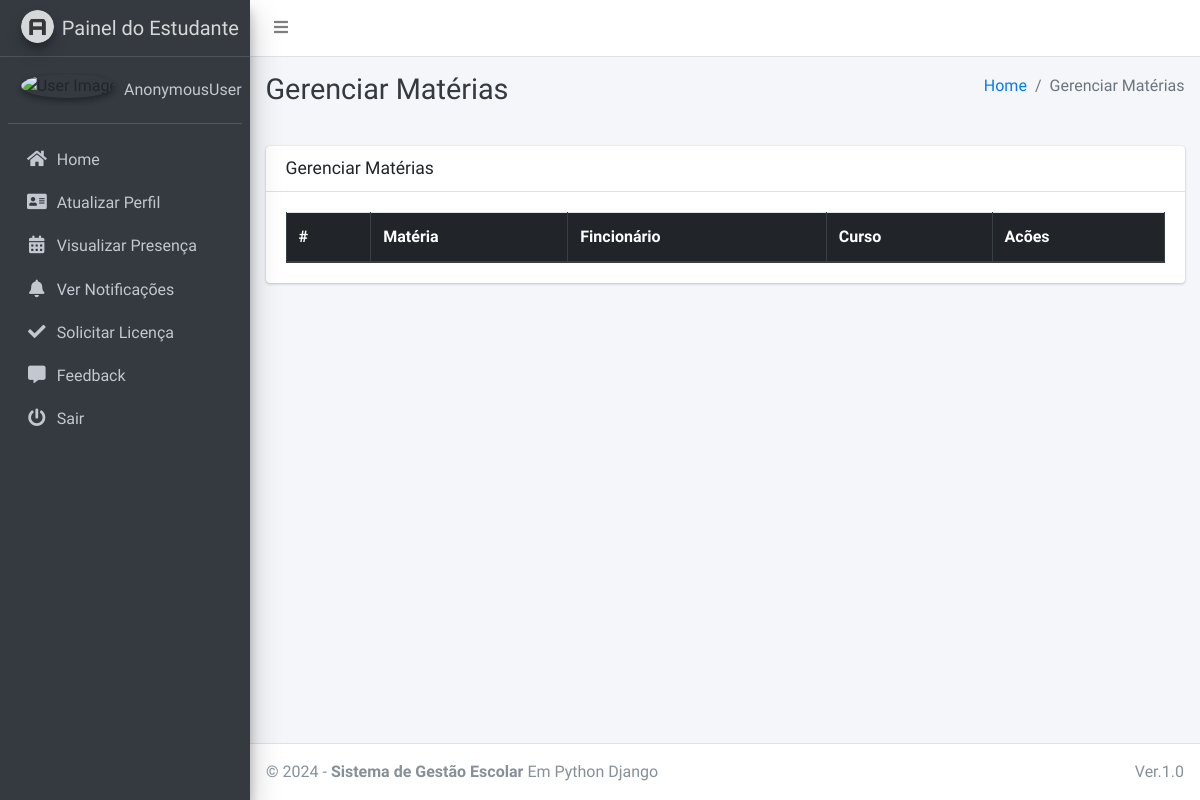
The page /subject/manage/ on the database as committed earlier.
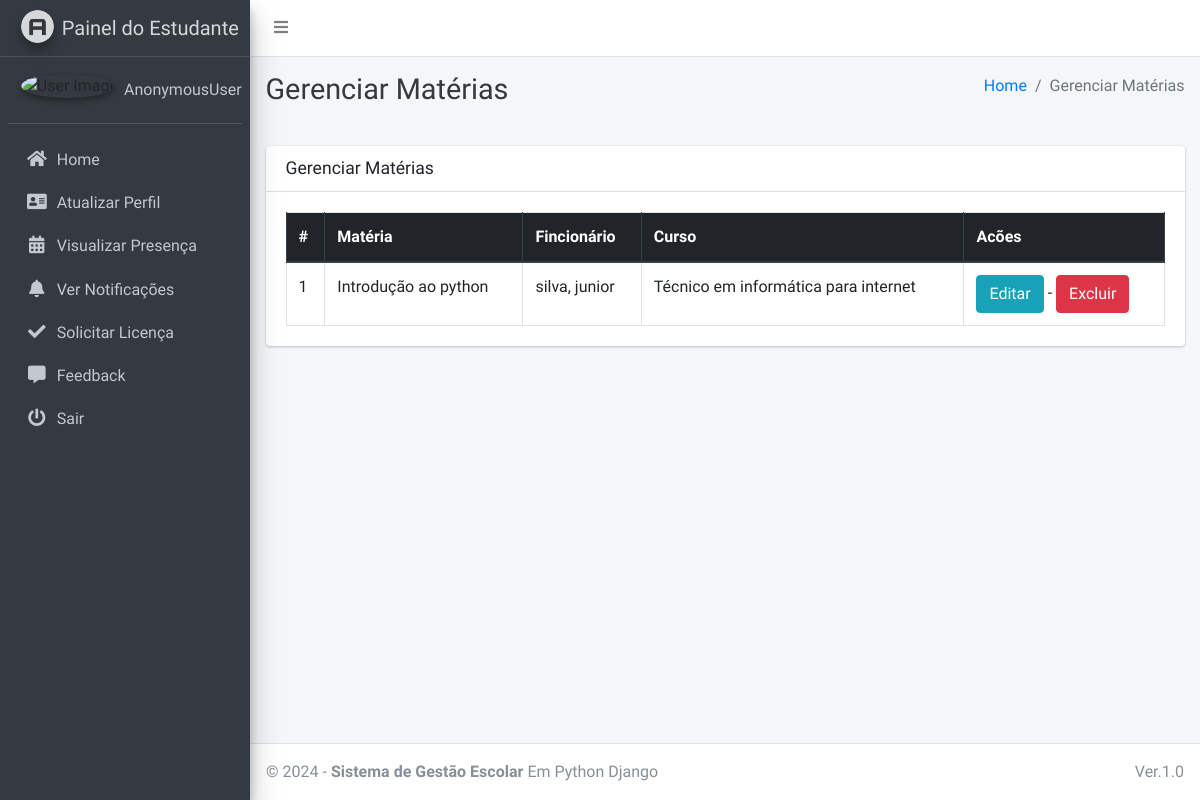
The same page on the database as committed later.
### main_app/models.py (models this page shows, shortened)
class Subject(models.Model):
    name = models.CharField(max_length=120)
    staff = models.ForeignKey(Staff,on_delete=models.CASCADE,)
    course = models.ForeignKey(Course, on_delete=models.CASCADE)
    updated_at = models.DateTimeField(auto_now=True)
    created_at = models.DateTimeField(auto_now_add=True)

class Staff(models.Model):
    course = models.ForeignKey(Course, on_delete=models.DO_NOTHING, null=True, blank=False)
    admin = models.OneToOneField(CustomUser, on_delete=models.CASCADE)

class CustomUser(AbstractUser):
    USER_TYPE = ((1, "HOD"), (2, "Staff"), (3, "Student"))
    GENDER = [("M", "Male"), ("F", "Female")]
    username = None  # Removed username, using email instead
    email = models.EmailField(unique=True)
    user_type = models.CharField(default=1, choices=USER_TYPE, max_length=1)
    gender = models.CharField(max_length=1, choices=GENDER)
    profile_pic = models.ImageField()
    address = models.TextField()
    fcm_token = models.TextField(default="")  # For firebase notifications
    created_at = models.DateTimeField(auto_now_add=True)
    updated_at = models.DateTimeField(auto_now=True)
    USERNAME_FIELD = "email"
    REQUIRED_FIELDS = []
    objects = CustomUserManager()
    def __str__(self):
        return self.last_name + ", " + self.first_name

class Course(models.Model):
    name = models.CharField(max_length=120)
    created_at = models.DateTimeField(auto_now_add=True)
    updated_at = models.DateTimeField(auto_now=True)

### main_app/hod_views.py (the view)
# urls.py: path("subject/manage/", hod_views.manage_subject, name='manage_subject'),
def manage_subject(request):
    subjects = Subject.objects.all()
    context = {
        'subjects': subjects,
        'page_title': 'Gerenciar Matérias'
    }
    return render(request, "hod_template/manage_subject.html", context)

### main_app/templates/hod_template/manage_subject.html
{% extends 'main_app/base.html' %}
{% load static %}
{% block page_title %}{{page_title}}{% endblock page_title %}
{% block content %}
<section class="content">
    <div class="container-fluid">
        <div class="row">
            <div class="col-md-12">
                <div class="card">
                    <div class="card-header">
                        <h3 class="card-title">{{page_title}}</h3>
                    </div>
                    <div class="card-body">
                        <table id="example2" class="table table-bordered table-hover">
                            <thead class="thead-dark">
                                <tr>
                                    <th>#</th>
                                    <th>Matéria</th>
                                    <th>Fincionário</th>
                                    <th>Curso</th>
                                    <th>Acões</th>
                                </tr>
                            </thead>
                            <tbody>
                                {% for subject in subjects %}
                                <tr>
                                    <td>{{ forloop.counter }}</td>
                                    <td>{{subject.name}}</td>
                                    <td>{{subject.staff.admin}}</td>
                                    <td>{{subject.course.name}}</td>
                                    <td>
                                        <a href="{% url 'edit_subject' subject.id %}" class="btn btn-info">Editar</a> -
                                        <a href="{% url 'delete_subject' subject.id %}" onclick="return confirm('Você tem certeza de que deseja excluir isso?')" class="btn btn-danger">Excluir</a>
                                    </td>
                                </tr>
                                {% endfor %}
                            </tbody>
                        </table>
                    </div>
                </div>
            </div>
        </div>
    </div>
</section>
{% endblock content %}

Rows that differ between the two databases and show on the page:
added Subject: name "Introdução ao python", staff.admin "silva, junior", course.name "Técnico em informática para internet"
